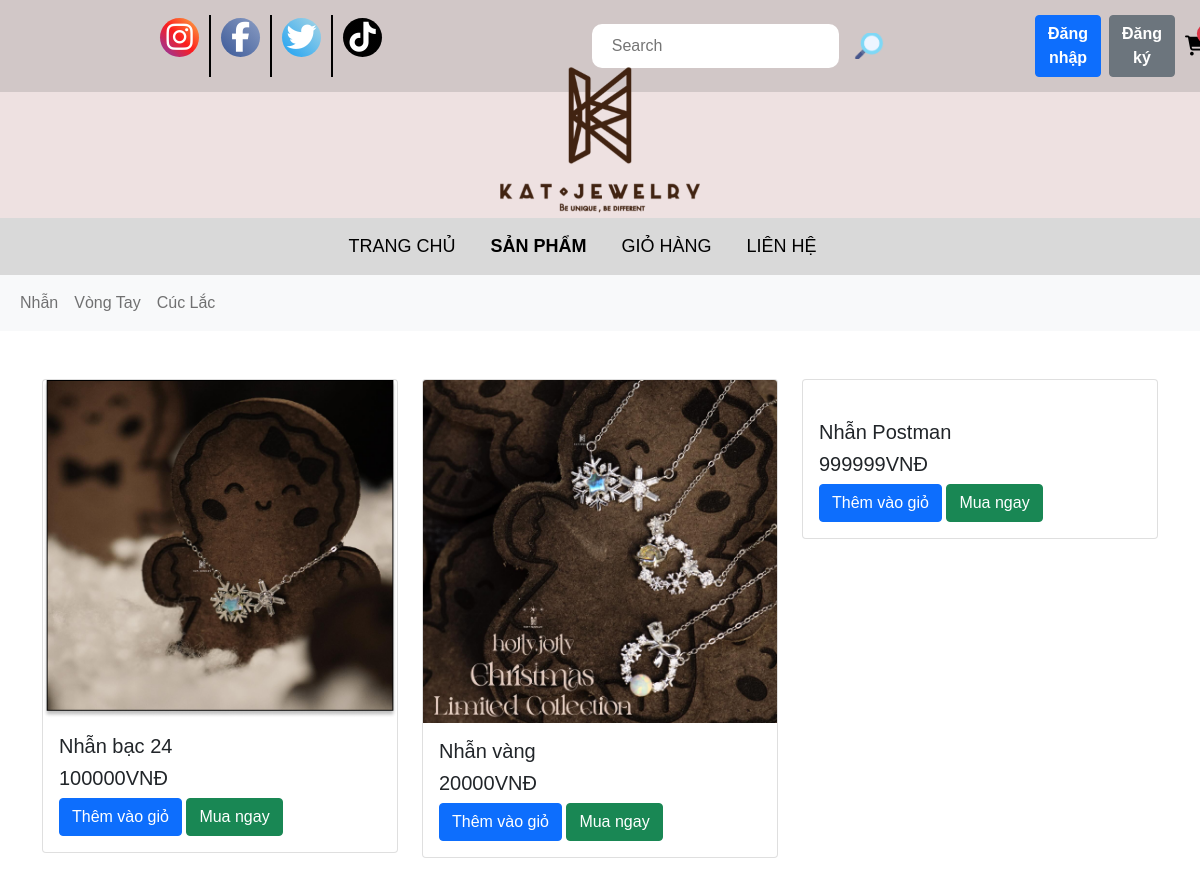
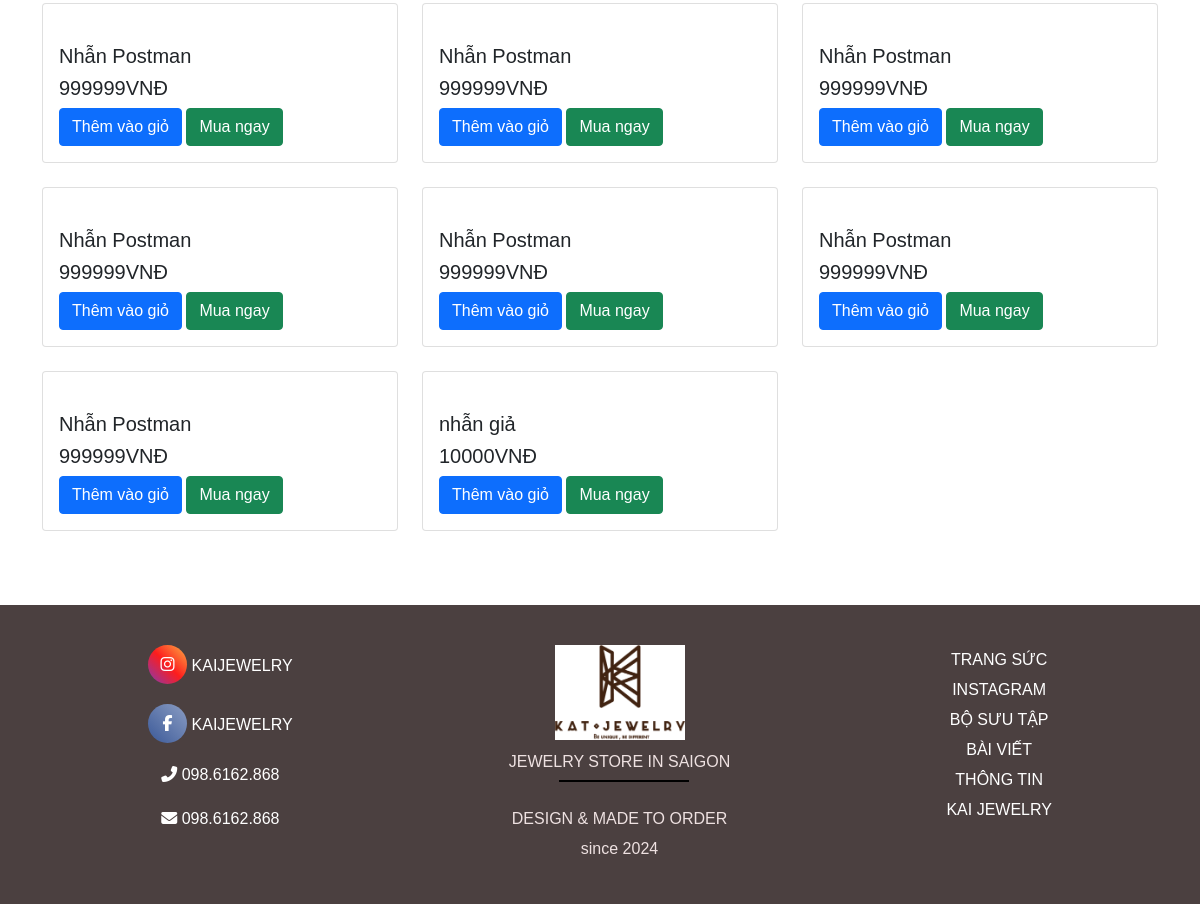
Screenshot of /category/?category=nhan with the database file from the repository (2 pictures, top to bottom).
### apps/models.py (models this page shows, shortened)
class Category(models.Model):
    sub_category =models.ForeignKey('self', on_delete=models.CASCADE, related_name ='sub_categories', null =True, blank =True)
    is_sub =models.BooleanField(default=False)
    name = models.CharField(max_length = 200, null =True)
    slug =models.SlugField(max_length=200, unique=True)

class Product(models.Model):
    category = models.ManyToManyField(Category, related_name='product')
    name = models.CharField(max_length=200, null=True)
    price = models.IntegerField()
    detail =models.TextField(null=True, blank = True)
    image = models.ImageField(null =True, blank = True)
    @property
    def ImageURL(self):
        try:
            url = self.image.url
        except:
            url = ''
        return url

### apps/views.py (the view)
# urls.py: path('category/', views.category, name='category'),
def category(request):
    categories = Category.objects.filter(is_sub =False)
    active_category = request.GET.get('category','')
    if request.user.is_authenticated:
       customer = request.user
       order, created = Order.objects.get_or_create(customer=customer, complete=False)
       cartItems = order.get_cart_items
       user_login = "show"
       user_not_login = "hidden"
    else:
       order = {'get_cart_items' : 0 , 'get_cart_total':0}
       cartItems = order['get_cart_items']
       user_login = "hidden"
       user_not_login = "show"
    products = Product.objects.all()
    if active_category:
        products=Product.objects.filter(category__slug = active_category)
    context = {
        'categories':categories,
        'active_category':active_category,
        'products': products,
        'user_authenticated': request.user.is_authenticated,
        'user_username': request.user.username,
        'cartItems':cartItems,
        'user_login': user_login,
        'user_not_login':user_not_login
    }
    return render(request, 'category.html', context)

### apps/templates/category.html (shortened to what this page needs)
{%load static%}
<!DOCTYPE html>
<html lang="en">
  <head>
    <link rel="stylesheet" href="https://cdnjs.cloudflare.com/ajax/libs/font-awesome/6.7.2/css/all.min.css" />
    <link rel="stylesheet" href="{% static 'css/bootstrap.min.css' %}" />
    <link rel="stylesheet" href="{% static 'css/style.css' %}" />
    <link rel="stylesheet" href="{% static 'css/show_product.css' %}" />
  </head>
  <body>
    <div class="header">
      <div class="list-social">
        <div class="list__social inst">
          <a href=""><i class="fa-brands fa-instagram"></i></a>
        </div>
        <div class="list__social face">
          <a href=""><i class="fa-brands fa-facebook-f"></i></a>
        </div>
        <div class="list__social twit">
          <a href=""> <i class="fa-brands fa-twitter"></i></a>
        </div>
        <div class="list__social tikt">
          <a href=""><i class="fa-brands fa-tiktok"></i></a>
        </div>
      </div>
      <div class="support-bar">
        <form class="d-flex" role="search" method="POST" action="{%url 'search'%}">
          <input name="searched" placeholder="Search" class="search-input" />
          <button type="submit" class="btn btn-link p-0 border-0">
            <img src="{% static 'img/search.png' %}" alt="Search" class="img-fluid" />
          </button>
        </form>
        <div class="auth-container d-flex justify-content-between align-items-center">
          <div class="auth-buttons d-flex" style="visibility: {{ user_not_login }}">
            <a href="{%url 'login'%}"
              ><button class="btn btn-primary me-2"><b>Đăng nhập</b></button></a
            >
            <a href="{%url 'register'%}"
              ><button class="btn btn-secondary"><b>Đăng ký</b></button></a
            >
          </div>
        </div>
        <div class="form-inline my-2 my-lg-0 position-relative">
          <a id="cart-icon" href="{% url 'cart' %}" class="text-decoration-none">
            <i class="fa-solid fa-cart-shopping fa-lg"></i>
          </a>
          <span id="cart-total" class="position-absolute top-0 start-100 translate-middle badge rounded-pill bg-danger"> {{cartItems}} </span>
        </div>
      </div>
    </div>
    <div class="header-logo"><img src="{% static "img/logo.png" %}" alt="" /></div>
    <div class="hero">
      <div class="menu">
        <a href="{% url 'home' %}">
          <div class="menu-pages">TRANG CHỦ</div>
        </a>
        <a href="{% url 'product' %}">
          <div class="menu-pages menu-active">SẢN PHẨM</div>
        </a>
        <a href="{% url 'cart' %}">
          <div class="menu-pages">GIỎ HÀNG</div>
        </a>
        <a href="{% url 'contact' %}">
          <div class="menu-pages">LIÊN HỆ</div>
        </a>
      </div>
      <nav class="navbar navbar-expand-lg navbar-light bg-light">
        <div class="container-fluid">
          <div class="navbar-collapse" id="navbarNav">
            <ul class="navbar-nav">
              {%for i in categories%}
              <li class="nav-item">
                <a class="nav-link" href="{% url 'category' %}?category={{i.slug}}">{{i.name}}</a>
              </li>
              {% endfor %}
            </ul>
          </div>
        </div>
      </nav>
      <div class="container mt-5">
        <div class="row">
          {%for product in products %}
          <div class="col-md-4 mb-4">
            <div class="card">
              <a href="{%url 'detail'%}?id={{product.id}}"><img src="{{product.ImageURL}}" class="card-img-top" alt="" /></a>
              <div class="card-body">
                <h5 class="card-title">{{product.name}}</h5>
                <h5 class="card-price">{{product.price}}VNĐ</h5>
                <button data-product="{{product.id}}" data-action="add" class="btn btn-primary update-cart">Thêm vào giỏ</button>
                <a href="{% url 'cart' %}"><button class="btn btn-success ml-2">Mua ngay</button></a>
              </div>
            </div>
          </div>
          {% endfor %}
        </div>
      </div>
    </div>
    <div class="footer">
      <div class="footer-box">
        <a class="footer-box-left" href="">
          <i class="fa-brands fa-instagram"></i>
          <span>KAIJEWELRY</span>
        </a>
        <a class="footer-box-left" href="">
          <i class="fa-brands fa-facebook-f"></i>
          <span>KAIJEWELRY</span>
        </a>
        <a class="footer-box-left" href="">
          <i class="fa-solid fa-phone-flip"></i>
          <span>098.6162.868</span>
        </a>
        <a class="footer-box-left" href="">
          <i class="fa-solid fa-envelope"></i>
          <span>098.6162.868</span>
        </a>
      </div>
      <div class="footer-box">
        <div class="footer-box-icon"><img src="{% static 'img/logo.png' %}" alt="" /></div>
        <div class="footer-box-desc">JEWELRY STORE IN SAIGON</div>
        <div class="footer-desc">DESIGN & MADE TO ORDER</div>
        <div class="footer-desc">since 2024</div>
      </div>
      <div class="footer-box">
        <a href=""><div class="footer-desc">TRANG SỨC</div></a>
        <a href=""><div class="footer-desc">INSTAGRAM</div></a>
        <a href=""><div class="footer-desc">BỘ SƯU TẬP</div></a>
        <a href=""><div class="footer-desc">BÀI VIẾT</div></a>
        <a href=""><div class="footer-desc">THÔNG TIN</div></a>
        <a href=""><div class="footer-desc">KAI JEWELRY</div></a>
      </div>
    </div>
  </body>
</html>

### apps/static/css/style.css (style rules this page uses)
* { margin: 0; padding: 0; box-sizing: border-box; font-family: Arial, Helvetica, sans-serif; }
a { color: black; text-decoration: unset; }
.header { background: #d1c7c7; display: flex; justify-content: space-between; }
.list-social, .support-bar { display: flex; justify-content: space-between; padding: 15px 150px; min-width: 400px; }
.list__social:last-child { border-right: none; }
.list__social { border-right: 2px solid black; font-size: 30px; padding: 0 10px; }
.support-bar img { width: 30px; margin: 0 15px; }
.fa-brands { border-radius: 50%; display: inline-flex; justify-content: center; align-items: center; color: white; width: 39px; height: 39px; text-align: center; }
.fa-instagram { background: linear-gradient(45deg, #833ab4, #fd1d1d, #fcb045); }
.fa-facebook-f { background: linear-gradient(45deg, #3b5998, #8b9dc3); }
.fa-twitter { background: linear-gradient(45deg, #1da1f2, #a9d6e5); }
.fa-tiktok { background: linear-gradient(45deg, #000, #010101); }
.support-bar { display: flex; align-items: center; gap: 10px; }
.support-bar .search-input { padding: 10px 20px; outline: none; border: none; border-radius: 10px; }
#cart-icon { width: 50px; }
.header-logo { background: #eee1e1; text-align: center; padding: 5px; }
.header-logo img { margin-top: -30px; width: 200px; }
.menu { display: flex; justify-content: center; background: #d9d9d9; padding: 15px; }
.menu-pages { margin-right: 35px; font-size: 18px; }
.menu-active, .product-item-active { font-weight: bold; }
.footer { margin-top: 50px; display: flex; justify-content: space-around; background: #4b4040; color: #eee1e1; padding: 40px; }
.footer span, .footer a { color: #ffffff; }
.footer-box { margin: 0 30px; text-align: center; }
.footer-box:last-child { border: none; }
.footer-box:last-child::before { display: none; }
.footer-box-left { display: block; margin-bottom: 20px; }
.footer-box-icon img { width: 130px; background: white; margin-bottom: 10px; }
.footer-box-desc { position: relative; margin-bottom: 30px; }
.footer-box-desc::before { content: ""; position: absolute; top: 30px; left: 50px; width: 130px; height: 2px; background: #000; }
.footer-box .footer-desc { line-height: 30px; }

### rows the page displays
Category: name "Nhẫn"
Category: name "Vòng Tay"
Category: name "Cúc Lắc"
Product: ImageURL (picture), name "Nhẫn bạc 24", price "100000"
Product: ImageURL (picture), name "Nhẫn vàng", price "20000"
Product: name "Nhẫn Postman", price "999999"
Product: name "Nhẫn Postman", price "999999"
Product: name "Nhẫn Postman", price "999999"
Product: name "Nhẫn Postman", price "999999"
Product: name "Nhẫn Postman", price "999999"
Product: name "Nhẫn Postman", price "999999"
Product: name "Nhẫn Postman", price "999999"
Product: name "Nhẫn Postman", price "999999"
Product: name "nhẫn giả", price "10000"
